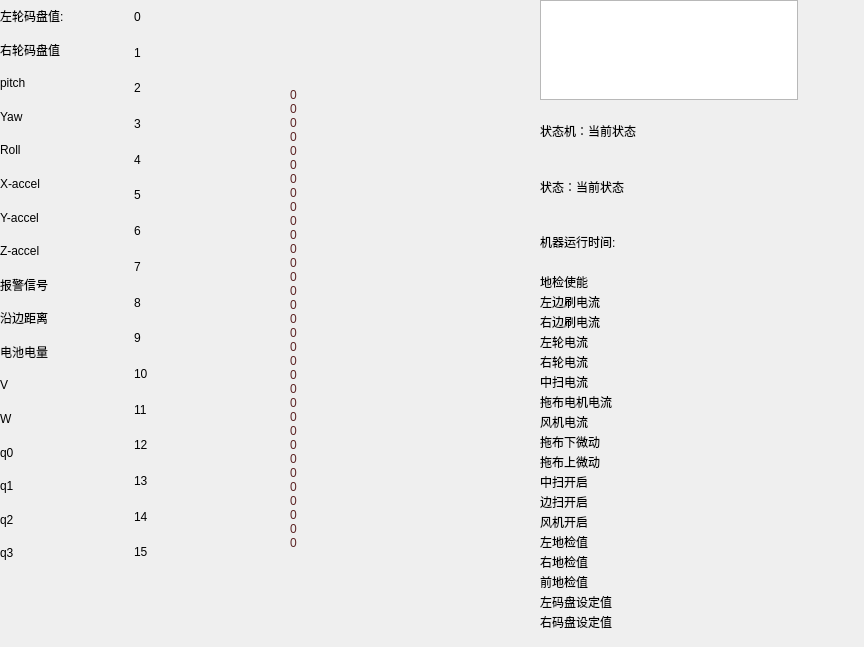
<?xml version="1.0" encoding="UTF-8"?>
<ui version="4.0">
 <class>widget_machine_status</class>
 <widget class="QWidget" name="widget_machine_status">
  <property name="geometry">
   <rect>
    <x>0</x>
    <y>0</y>
    <width>864</width>
    <height>647</height>
   </rect>
  </property>
  <property name="windowTitle">
   <string>Form</string>
  </property>
  <widget class="QLabel" name="text_alarm_msgs">
   <property name="geometry">
    <rect>
     <x>290</x>
     <y>30</y>
     <width>221</width>
     <height>591</height>
    </rect>
   </property>
   <property name="styleSheet">
    <string notr="true">font: 8pt &quot;Ubuntu&quot;;
color: rgb(92, 35, 35);</string>
   </property>
   <property name="text">
    <string>0
0
0
0
0
0
0
0
0
0
0
0
0
0
0
0
0
0
0
0
0
0
0
0
0
0
0
0
0
0
0
0
0
</string>
   </property>
  </widget>
  <widget class="QWidget" name="layoutWidget">
   <property name="geometry">
    <rect>
     <x>0</x>
     <y>0</y>
     <width>261</width>
     <height>569</height>
    </rect>
   </property>
   <layout class="QHBoxLayout" name="horizontalLayout">
    <item>
     <layout class="QVBoxLayout" name="verticalLayout_2">
      <property name="spacing">
       <number>2</number>
      </property>
      <item>
       <widget class="QLabel" name="sensor_lWheelCnt">
        <property name="text">
         <string>左轮码盘值:</string>
        </property>
       </widget>
      </item>
      <item>
       <widget class="QLabel" name="sensor_rWheelCnt">
        <property name="text">
         <string>右轮码盘值</string>
        </property>
       </widget>
      </item>
      <item>
       <widget class="QLabel" name="sensor_s_pitch">
        <property name="text">
         <string>pitch</string>
        </property>
       </widget>
      </item>
      <item>
       <widget class="QLabel" name="sensor_s_yaw">
        <property name="text">
         <string>Yaw</string>
        </property>
       </widget>
      </item>
      <item>
       <widget class="QLabel" name="sensor_s_roll">
        <property name="text">
         <string>Roll</string>
        </property>
       </widget>
      </item>
      <item>
       <widget class="QLabel" name="sensor_s_xAcc">
        <property name="text">
         <string>X-accel</string>
        </property>
       </widget>
      </item>
      <item>
       <widget class="QLabel" name="sensor_s_yAcc">
        <property name="text">
         <string>Y-accel</string>
        </property>
       </widget>
      </item>
      <item>
       <widget class="QLabel" name="sensor_s_zAcc">
        <property name="text">
         <string>Z-accel</string>
        </property>
       </widget>
      </item>
      <item>
       <widget class="QLabel" name="sensor_alarmInt">
        <property name="text">
         <string>报警信号</string>
        </property>
       </widget>
      </item>
      <item>
       <widget class="QLabel" name="sensor_borderDist">
        <property name="text">
         <string>沿边距离</string>
        </property>
       </widget>
      </item>
      <item>
       <widget class="QLabel" name="sensor_battInt">
        <property name="text">
         <string>电池电量</string>
        </property>
       </widget>
      </item>
      <item>
       <widget class="QLabel" name="sensor_v">
        <property name="text">
         <string>V</string>
        </property>
       </widget>
      </item>
      <item>
       <widget class="QLabel" name="sensor_w">
        <property name="text">
         <string>W</string>
        </property>
       </widget>
      </item>
      <item>
       <widget class="QLabel" name="sensor_q0">
        <property name="text">
         <string>q0</string>
        </property>
       </widget>
      </item>
      <item>
       <widget class="QLabel" name="sensor_q1">
        <property name="text">
         <string>q1</string>
        </property>
       </widget>
      </item>
      <item>
       <widget class="QLabel" name="sensor_q2">
        <property name="text">
         <string>q2</string>
        </property>
       </widget>
      </item>
      <item>
       <widget class="QLabel" name="sensor_q3">
        <property name="text">
         <string>q3</string>
        </property>
       </widget>
      </item>
     </layout>
    </item>
    <item>
     <layout class="QVBoxLayout" name="verticalLayout_3">
      <property name="spacing">
       <number>2</number>
      </property>
      <item>
       <widget class="QLabel" name="sensor_eCInfrInt_0">
        <property name="text">
         <string>0</string>
        </property>
       </widget>
      </item>
      <item>
       <widget class="QLabel" name="sensor_eCInfrInt_1">
        <property name="text">
         <string>1</string>
        </property>
       </widget>
      </item>
      <item>
       <widget class="QLabel" name="sensor_eCInfrInt_2">
        <property name="text">
         <string>2</string>
        </property>
       </widget>
      </item>
      <item>
       <widget class="QLabel" name="sensor_eCInfrInt_3">
        <property name="text">
         <string>3</string>
        </property>
       </widget>
      </item>
      <item>
       <widget class="QLabel" name="sensor_eCInfrInt_4">
        <property name="text">
         <string>4</string>
        </property>
       </widget>
      </item>
      <item>
       <widget class="QLabel" name="sensor_eCInfrInt_5">
        <property name="text">
         <string>5</string>
        </property>
       </widget>
      </item>
      <item>
       <widget class="QLabel" name="sensor_eCInfrInt_6">
        <property name="text">
         <string>6</string>
        </property>
       </widget>
      </item>
      <item>
       <widget class="QLabel" name="sensor_eCInfrInt_7">
        <property name="text">
         <string>7</string>
        </property>
       </widget>
      </item>
      <item>
       <widget class="QLabel" name="sensor_eCInfrInt_8">
        <property name="text">
         <string>8</string>
        </property>
       </widget>
      </item>
      <item>
       <widget class="QLabel" name="sensor_eCInfrInt_9">
        <property name="text">
         <string>9</string>
        </property>
       </widget>
      </item>
      <item>
       <widget class="QLabel" name="sensor_eCInfrInt_10">
        <property name="text">
         <string>10</string>
        </property>
       </widget>
      </item>
      <item>
       <widget class="QLabel" name="sensor_eCInfrInt_11">
        <property name="text">
         <string>11</string>
        </property>
       </widget>
      </item>
      <item>
       <widget class="QLabel" name="sensor_eCInfrInt_12">
        <property name="text">
         <string>12</string>
        </property>
       </widget>
      </item>
      <item>
       <widget class="QLabel" name="sensor_eCInfrInt_13">
        <property name="text">
         <string>13</string>
        </property>
       </widget>
      </item>
      <item>
       <widget class="QLabel" name="sensor_eCInfrInt_14">
        <property name="text">
         <string>14</string>
        </property>
       </widget>
      </item>
      <item>
       <widget class="QLabel" name="sensor_eCInfrInt_15">
        <property name="text">
         <string>15</string>
        </property>
       </widget>
      </item>
     </layout>
    </item>
   </layout>
  </widget>
  <widget class="QWidget" name="layoutWidget">
   <property name="geometry">
    <rect>
     <x>540</x>
     <y>0</y>
     <width>258</width>
     <height>631</height>
    </rect>
   </property>
   <layout class="QVBoxLayout" name="verticalLayout_5">
    <item>
     <widget class="QTextBrowser" name="showmsgs">
      <property name="maximumSize">
       <size>
        <width>16777215</width>
        <height>100</height>
       </size>
      </property>
     </widget>
    </item>
    <item>
     <layout class="QVBoxLayout" name="verticalLayout">
      <item>
       <widget class="QLabel" name="sensor_machine_now_status">
        <property name="text">
         <string>状态机：当前状态</string>
        </property>
       </widget>
      </item>
      <item>
       <widget class="QLabel" name="sensor_machine_now_statu">
        <property name="text">
         <string>状态：当前状态</string>
        </property>
       </widget>
      </item>
      <item>
       <widget class="QLabel" name="sensor_system_time">
        <property name="text">
         <string>机器运行时间:</string>
        </property>
       </widget>
      </item>
     </layout>
    </item>
    <item>
     <layout class="QVBoxLayout" name="verticalLayout_4">
      <property name="spacing">
       <number>2</number>
      </property>
      <item>
       <widget class="QLabel" name="text_protect_land_enable">
        <property name="text">
         <string>地检使能</string>
        </property>
       </widget>
      </item>
      <item>
       <widget class="QLabel" name="text_curr_left_brush">
        <property name="text">
         <string>左边刷电流</string>
        </property>
       </widget>
      </item>
      <item>
       <widget class="QLabel" name="text_curr_right_brush">
        <property name="text">
         <string>右边刷电流</string>
        </property>
       </widget>
      </item>
      <item>
       <widget class="QLabel" name="text_curr_left_wheel">
        <property name="text">
         <string>左轮电流</string>
        </property>
       </widget>
      </item>
      <item>
       <widget class="QLabel" name="text_curr_right_wheel">
        <property name="text">
         <string>右轮电流</string>
        </property>
       </widget>
      </item>
      <item>
       <widget class="QLabel" name="text_curr_midle_wheel">
        <property name="text">
         <string>中扫电流</string>
        </property>
       </widget>
      </item>
      <item>
       <widget class="QLabel" name="text_curr_mop">
        <property name="text">
         <string>拖布电机电流</string>
        </property>
       </widget>
      </item>
      <item>
       <widget class="QLabel" name="text_curr_left_fan">
        <property name="text">
         <string>风机电流</string>
        </property>
       </widget>
      </item>
      <item>
       <widget class="QLabel" name="text_exestatu_mop_down_button">
        <property name="text">
         <string>拖布下微动</string>
        </property>
       </widget>
      </item>
      <item>
       <widget class="QLabel" name="text_exestatu_mop_up_button">
        <property name="text">
         <string>拖布上微动</string>
        </property>
       </widget>
      </item>
      <item>
       <widget class="QLabel" name="text_exestatu_midle_brush">
        <property name="text">
         <string>中扫开启</string>
        </property>
       </widget>
      </item>
      <item>
       <widget class="QLabel" name="text_exestatu_side_brush">
        <property name="text">
         <string>边扫开启</string>
        </property>
       </widget>
      </item>
      <item>
       <widget class="QLabel" name="text_exestatu_fan">
        <property name="text">
         <string>风机开启</string>
        </property>
       </widget>
      </item>
      <item>
       <widget class="QLabel" name="text_land_left_value">
        <property name="text">
         <string>左地检值</string>
        </property>
       </widget>
      </item>
      <item>
       <widget class="QLabel" name="text_land_right_value">
        <property name="text">
         <string>右地检值</string>
        </property>
       </widget>
      </item>
      <item>
       <widget class="QLabel" name="text_land_front_value">
        <property name="text">
         <string>前地检值</string>
        </property>
       </widget>
      </item>
      <item>
       <widget class="QLabel" name="text_left_wheel_setvalue">
        <property name="text">
         <string>左码盘设定值</string>
        </property>
       </widget>
      </item>
      <item>
       <widget class="QLabel" name="text_right_wheel_setvalue">
        <property name="text">
         <string>右码盘设定值</string>
        </property>
       </widget>
      </item>
     </layout>
    </item>
   </layout>
  </widget>
 </widget>
 <resources/>
 <connections/>
</ui>
